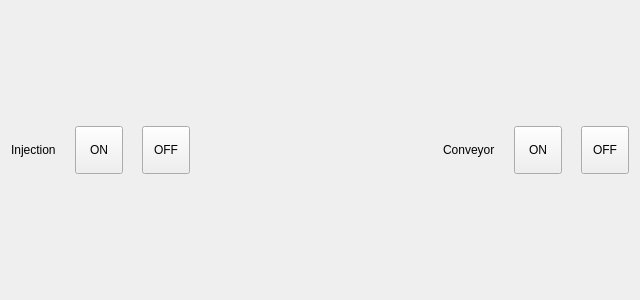
<?xml version="1.0" encoding="UTF-8"?>
<ui version="4.0">
 <class>HCManualOtherIOFrame</class>
 <widget class="QWidget" name="HCManualOtherIOFrame">
  <property name="geometry">
   <rect>
    <x>0</x>
    <y>0</y>
    <width>640</width>
    <height>300</height>
   </rect>
  </property>
  <property name="windowTitle">
   <string>Form</string>
  </property>
  <layout class="QHBoxLayout" name="horizontalLayout">
   <item>
    <widget class="QLabel" name="label">
     <property name="text">
      <string>Injection</string>
     </property>
    </widget>
   </item>
   <item>
    <widget class="QLabel" name="injectionStatusLabel">
     <property name="sizePolicy">
      <sizepolicy hsizetype="Fixed" vsizetype="Fixed">
       <horstretch>0</horstretch>
       <verstretch>0</verstretch>
      </sizepolicy>
     </property>
     <property name="text">
      <string/>
     </property>
     <property name="pixmap">
      <pixmap resource="../resource.qrc">:/resource/ledgray(16).png</pixmap>
     </property>
    </widget>
   </item>
   <item>
    <widget class="QToolButton" name="onInjectionButton">
     <property name="sizePolicy">
      <sizepolicy hsizetype="Preferred" vsizetype="Preferred">
       <horstretch>0</horstretch>
       <verstretch>0</verstretch>
      </sizepolicy>
     </property>
     <property name="minimumSize">
      <size>
       <width>48</width>
       <height>48</height>
      </size>
     </property>
     <property name="maximumSize">
      <size>
       <width>48</width>
       <height>48</height>
      </size>
     </property>
     <property name="text">
      <string>ON</string>
     </property>
    </widget>
   </item>
   <item>
    <widget class="QLabel" name="injectionLabel">
     <property name="sizePolicy">
      <sizepolicy hsizetype="Fixed" vsizetype="Fixed">
       <horstretch>0</horstretch>
       <verstretch>0</verstretch>
      </sizepolicy>
     </property>
     <property name="text">
      <string/>
     </property>
    </widget>
   </item>
   <item>
    <widget class="QToolButton" name="offInjectionButton">
     <property name="sizePolicy">
      <sizepolicy hsizetype="Preferred" vsizetype="Preferred">
       <horstretch>0</horstretch>
       <verstretch>0</verstretch>
      </sizepolicy>
     </property>
     <property name="minimumSize">
      <size>
       <width>48</width>
       <height>48</height>
      </size>
     </property>
     <property name="maximumSize">
      <size>
       <width>48</width>
       <height>48</height>
      </size>
     </property>
     <property name="text">
      <string>OFF</string>
     </property>
    </widget>
   </item>
   <item>
    <spacer name="horizontalSpacer">
     <property name="orientation">
      <enum>Qt::Horizontal</enum>
     </property>
     <property name="sizeHint" stdset="0">
      <size>
       <width>186</width>
       <height>20</height>
      </size>
     </property>
    </spacer>
   </item>
   <item>
    <widget class="QLabel" name="label_3">
     <property name="text">
      <string>Conveyor</string>
     </property>
    </widget>
   </item>
   <item>
    <widget class="QLabel" name="conveyorStatusLabel">
     <property name="sizePolicy">
      <sizepolicy hsizetype="Fixed" vsizetype="Fixed">
       <horstretch>0</horstretch>
       <verstretch>0</verstretch>
      </sizepolicy>
     </property>
     <property name="text">
      <string/>
     </property>
     <property name="pixmap">
      <pixmap resource="../resource.qrc">:/resource/ledgray(16).png</pixmap>
     </property>
    </widget>
   </item>
   <item>
    <widget class="QToolButton" name="conveyorOnButton">
     <property name="sizePolicy">
      <sizepolicy hsizetype="Preferred" vsizetype="Preferred">
       <horstretch>0</horstretch>
       <verstretch>0</verstretch>
      </sizepolicy>
     </property>
     <property name="minimumSize">
      <size>
       <width>48</width>
       <height>48</height>
      </size>
     </property>
     <property name="maximumSize">
      <size>
       <width>48</width>
       <height>48</height>
      </size>
     </property>
     <property name="text">
      <string>ON</string>
     </property>
    </widget>
   </item>
   <item>
    <widget class="QLabel" name="conveyorLabel">
     <property name="sizePolicy">
      <sizepolicy hsizetype="Fixed" vsizetype="Fixed">
       <horstretch>0</horstretch>
       <verstretch>0</verstretch>
      </sizepolicy>
     </property>
     <property name="text">
      <string/>
     </property>
    </widget>
   </item>
   <item>
    <widget class="QToolButton" name="conveyorOFFButton">
     <property name="sizePolicy">
      <sizepolicy hsizetype="Preferred" vsizetype="Preferred">
       <horstretch>0</horstretch>
       <verstretch>0</verstretch>
      </sizepolicy>
     </property>
     <property name="minimumSize">
      <size>
       <width>48</width>
       <height>48</height>
      </size>
     </property>
     <property name="maximumSize">
      <size>
       <width>48</width>
       <height>48</height>
      </size>
     </property>
     <property name="text">
      <string>OFF</string>
     </property>
    </widget>
   </item>
  </layout>
 </widget>
 <resources>
  <include location="../resource.qrc"/>
 </resources>
 <connections/>
</ui>
